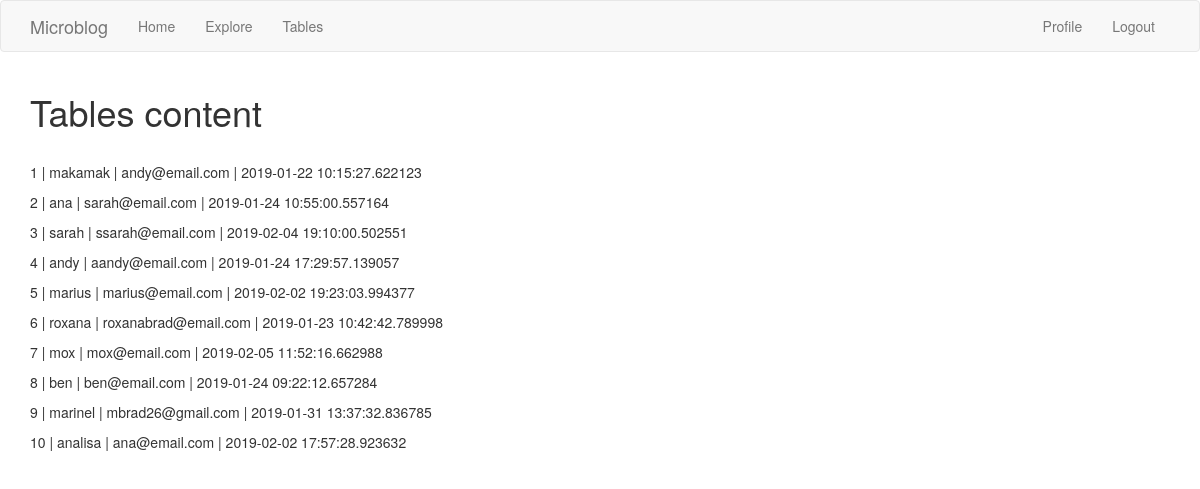
Screenshot of /tables (signed in) with the database file from the repository.
### app/models.py (models this page shows, shortened)
class User(UserMixin, db.Model):
    id = db.Column(db.Integer, primary_key=True)
    username = db.Column(db.String(60), index=True, unique=True)
    email = db.Column(db.String(120), index=True, unique=True)
    password_hash = db.Column(db.String(128))
    about_me = db.Column(db.String(140))
    last_seen = db.Column(db.DateTime, default=datetime.utcnow)
    posts = db.relationship('Post', backref='author', lazy='dynamic')
    followed = db.relationship('User', secondary=followers,
                               primaryjoin=(followers.c.follower_id == id),
                               secondaryjoin=(followers.c.followed_id == id),
                               backref=db.backref('followers', lazy='dynamic'),
                               lazy='dynamic')

### app/routes.py (the view)
@app.route('/tables')
@login_required
def tables():
    user = User.query.all()
    post = Post.query.all()
    return render_template('tables.html', title='DataBase Content', user=user, post=post)

### app/models.py (called while the page is built)
@login.user_loader
def load_user(id):
    return User.query.get(int(id))

### app/routes.py (called while the page is built)
@app.before_request
def before_request():
    if current_user.is_authenticated:
        current_user.last_seen = datetime.utcnow()
        db.session.commit()
    g.locale = str(get_locale())

### app/templates/tables.html
{% extends "base.html" %}
{% block app_content %}
    <h1>Tables content</h1>
    <br>
    {% for u in user %}
        <p> {{ u.id }}  | {{ u.username }} | {{ u.email }} | {{ u.last_seen }}</p>
    {% endfor %}
{% endblock %}

### rows the page displays
User: id "1", username "makamak", email "andy@email.com", last_seen "2019-01-22 10:15:27.622123"
User: id "2", username "ana", email "sarah@email.com", last_seen "2019-01-24 10:55:00.557164"
User: id "3", username "sarah", email "ssarah@email.com", last_seen "2019-02-04 19:10:00.502551"
User: id "4", username "andy", email "aandy@email.com", last_seen "2019-01-24 17:29:57.139057"
User: id "5", username "marius", email "marius@email.com", last_seen "2019-02-02 19:23:03.994377"
User: id "6", username "roxana", email "roxanabrad@email.com", last_seen "2019-01-23 10:42:42.789998"
User: id "7", username "mox", email "mox@email.com", last_seen "2019-02-05 11:52:16.662988"
User: id "8", username "ben", email "ben@email.com", last_seen "2019-01-24 09:22:12.657284"
User: id "9", username "marinel", email "mbrad26@gmail.com", last_seen "2019-01-31 13:37:32.836785"
User: id "10", username "analisa", email "ana@email.com", last_seen "2019-02-02 17:57:28.923632"
